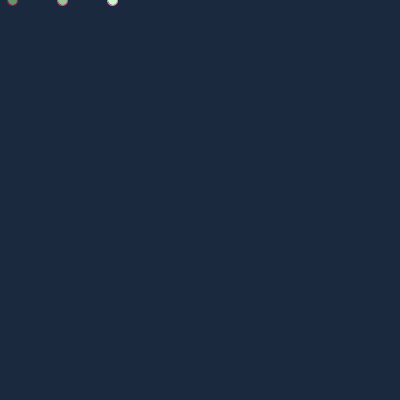
Frame 1 (no input)
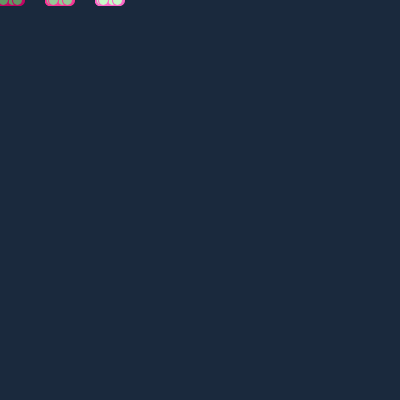
Frame 60 (the mouse pressed at the canvas centre just before this capture)
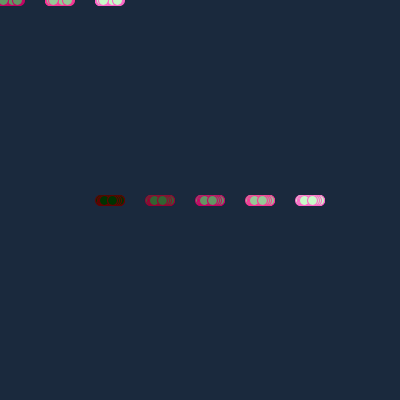
Frame 120 (the mouse held since frame 60 and released just before this capture)

The Processing sketch that drew these frames (run headless with seeded random() and noise(); from frame 60 on, the mouse is pressed at the canvas centre):

// Processing sketch: processing_61717
// ── processing_61717.pde

void setup()

{

size(400,400);
background(#1A293D);
}

void draw()

{
float r=random(20);
for (int i=-100;i<=100;i=i+50)
{
stroke(200+i,(i),i+100);
fill(100+i,(150+i),i+100);
ellipse(mouseX+r+i,mouseY, 10, 10);

}

}
